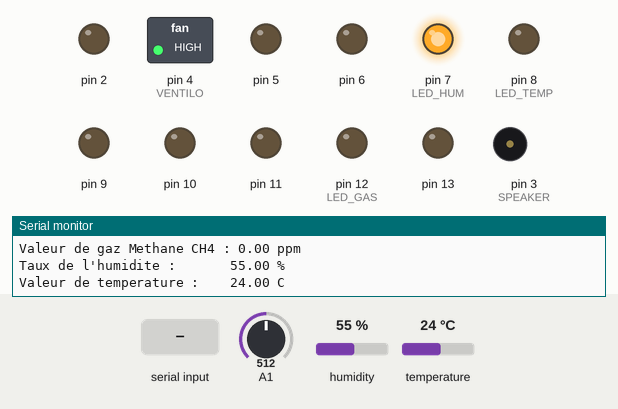
Bench run of a sketch on a simulated Arduino Uno, built with avr-gcc and run on an emulated ATmega328P. Shown: switched loads named in the sketch (green lamp = pin HIGH), output pins drawn as LEDs (lit = HIGH), buzzer (waves = sounding), the last lines printed to the serial monitor. Dashed ring = blinking. Inputs (shaded band) come from the test bench; at power-on: A1 = 512, humidity 55 %, temperature 24 °C.

Above: at 16.2 s.
16.3 s: A1 set to 748
18.0 s: A1 set to 765
At 19.8 s:
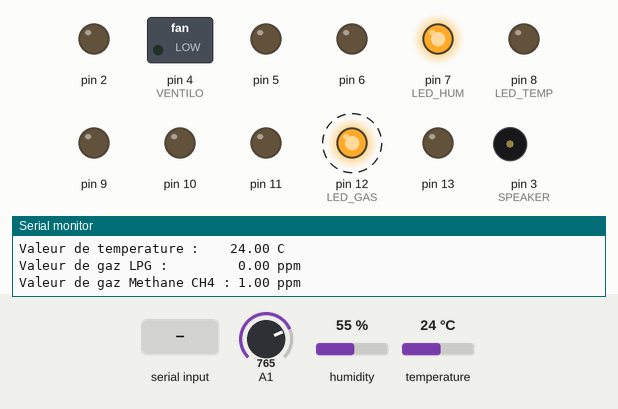
21.2 s: humidity set to 51 %
24.4 s: humidity set to 48 %
At 27.2 s:
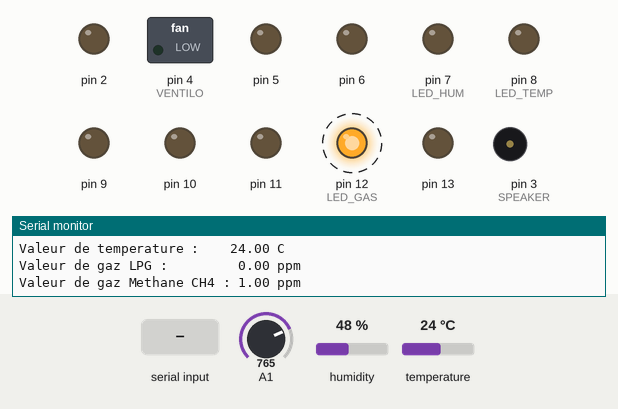
27.6 s: "1\n" received over Serial
At 29.7 s:
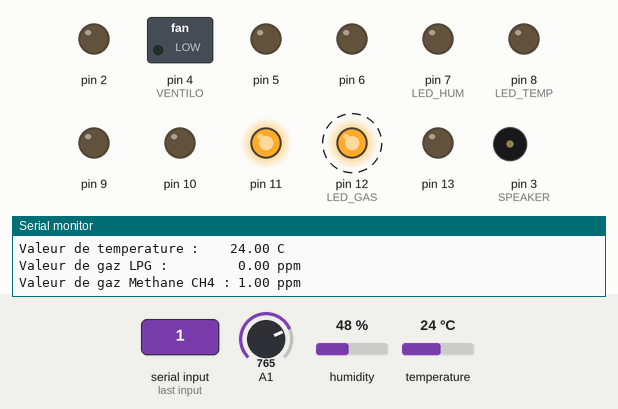
30.8 s: byte 50 ('2') received over Serial
At 32.2 s:
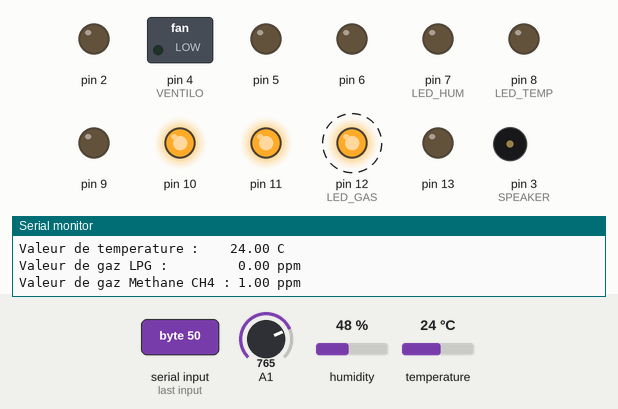
Timing chart, 0 to 35.0 s (numbered marks = the images above; inputs shaded):
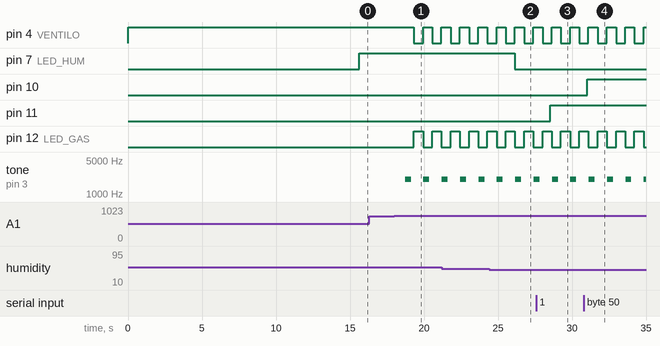

Measured:
- the behaviour switches between 757 and 758 on A1 (found by bisection; images 0 and 1)
- the behaviour switches between 50 and 49 % on humidity (found by bisection; images 1 and 2)
- after the input at 18.0 s, pin 4 (VENTILO): alternates HIGH for 0.63 s and LOW for 0.61 s, starting after 1.3 s; pin 12 (LED_GAS): alternates HIGH for 0.61 s and LOW for 0.63 s, starting after 1.3 s; tone on pin 3 (SPEAKER): alternates 2017 Hz for 0.40 s and silent for 0.84 s, starting after 0.72 s
- after the input at 24.4 s, pin 7 (LED_HUM): HIGH → LOW after 1.7 s
- after the input at 27.6 s, pin 11: LOW → HIGH after 0.94 s
- after the input at 30.8 s, pin 10: LOW → HIGH after 0.22 s

The sketch:

sketch_avr09a.ino
```cpp
#include <dht.h>

#define         dht_dpin A0 //Input Analog pour le capteur DHT11.

#define         SPEAKER 3
#define         VENTILO 4
#define         LED_HUM 7
#define         LED_TEMP 8
#define         LED_GAS 12

#define         MQ_PIN                       (1)
#define         RL_VALUE                     (20)
#define         RO_CLEAN_AIR_FACTOR          (10)

#define         CALIBARAION_SAMPLE_TIMES     (50)
#define         CALIBRATION_SAMPLE_INTERVAL  (300)
#define         READ_SAMPLE_INTERVAL         (50)
#define         READ_SAMPLE_TIMES            (5)

#define         GAS_LPG                      (0)
#define         GAS_CH4                      (1)


float           LPGCurve[3]  =  {3,   0,  -0.4};
float           CH4Curve[3]  =  {3.3, 0,  -0.38};
float           Ro           =  10;
float           DhtHum, DhtTemp, Lpg, Ch4;
int a,val;
dht DHT;

float MQResistanceCalculation(int raw_adc)
{
  return ( ((float)RL_VALUE*(1023-raw_adc)/raw_adc));
}

float MQCalibration(int mq_pin)
{
  int i;
  float val=0;

  for (i=0;i<CALIBARAION_SAMPLE_TIMES;i++) {
    val += MQResistanceCalculation(analogRead(mq_pin));
    delay(CALIBRATION_SAMPLE_INTERVAL);
  }
  val = val/CALIBARAION_SAMPLE_TIMES;

  val = val/RO_CLEAN_AIR_FACTOR;

  return val;
}

float MQRead(int mq_pin)
{
  int i;
  float rs=0;

  for (i=0;i<READ_SAMPLE_TIMES;i++) {
    rs += MQResistanceCalculation(analogRead(mq_pin));
    delay(READ_SAMPLE_INTERVAL);
  }

  rs = rs/READ_SAMPLE_TIMES;

  return rs;
}

int MQGetGasPercentage(float rs_ro_ratio, int gas_id)
{
  if ( gas_id == GAS_LPG ) {
     return MQGetPercentage(rs_ro_ratio,LPGCurve);
  } else if ( gas_id == GAS_CH4 ) {
      return MQGetPercentage(rs_ro_ratio,CH4Curve);
  }

  return 0;
}

int  MQGetPercentage(float rs_ro_ratio, float *pcurve)
{
  return (pow(10, (((log(rs_ro_ratio)-pcurve[1])/pcurve[2]) + pcurve[0])));
}

void alarmGas(int i) {
  float sinVal;
  int toneVal;

  for (int x=0; x<180; x++) {
    sinVal = (sin(x*(3.1412/180)));
    toneVal = 2000+(int(sinVal*1000));
    tone(SPEAKER, toneVal);
  }

  switch (i) {
    case 1:
      delay(400);
      noTone(SPEAKER);
      delay(200);
      break;
    case 2:
      delay(250);
      noTone(SPEAKER);
      break;
    case 3:
      delay(90);
      noTone(SPEAKER);
      break;
  }
}

void alarmTemp(int delayms){
  analogWrite(SPEAKER, 20);
  delay(delayms);
  analogWrite(SPEAKER, 0);
  delay(delayms);
}

void checkForHumAlarm(){
  if(DhtHum >= 50)
    digitalWrite(LED_HUM, HIGH);
  else
    digitalWrite(LED_HUM, LOW);
}

void checkForTempAlarm(){
  if(DhtTemp >= 40 && DhtTemp < 45){
    alarmTemp(100);
    digitalWrite(LED_TEMP, HIGH);
    digitalWrite(VENTILO, LOW);
  }
  else if(DhtTemp >= 45 && DhtTemp < 50){
    alarmTemp(500);
    digitalWrite(LED_TEMP, HIGH);
    digitalWrite(VENTILO, LOW);
  }
  else if(DhtTemp >= 50){
    alarmTemp(1000);
    digitalWrite(LED_TEMP, HIGH);
    digitalWrite(VENTILO, LOW);
  }
  else{
    digitalWrite(LED_TEMP, LOW);
    digitalWrite(VENTILO, HIGH);
  }
}

bool checkForLpgAlarm(){
  if(int(Lpg) >= 1 && int(Lpg) < 5){
    alarmGas(1);
    digitalWrite(LED_GAS, HIGH);
    digitalWrite(VENTILO, LOW);
    return true;
  }
  else if(int(Lpg) >= 5 && int(Lpg) < 10){
    alarmGas(2);
    digitalWrite(LED_GAS, HIGH);
    digitalWrite(VENTILO, LOW);
    return true;
  }
  else if(int(Lpg) >= 10){
    alarmGas(3);
    digitalWrite(LED_GAS, HIGH);
    digitalWrite(VENTILO, LOW);
    return true;
  }
  else{
    digitalWrite(LED_GAS, LOW);
    digitalWrite(VENTILO, HIGH);
    return false;
  }
}

void checkForCh4Alarm(){
  if(int(Ch4) >= 1 && int(Ch4) < 5){
    alarmGas(1);
    digitalWrite(LED_GAS, HIGH);
    digitalWrite(VENTILO, LOW);
  }
  else if(int(Ch4) >= 5 && int(Ch4) < 10){
    alarmGas(2);
    digitalWrite(LED_GAS, HIGH);
    digitalWrite(VENTILO, LOW);
  }
  else if(int(Ch4) >= 10){
    alarmGas(3);
    digitalWrite(LED_GAS, HIGH);
    digitalWrite(VENTILO, LOW);
  }
  else{
    digitalWrite(LED_GAS, LOW);
    digitalWrite(VENTILO, HIGH);
  }
}

void checkForAlarm(){
  checkForHumAlarm();
  checkForTempAlarm();
  if(!checkForLpgAlarm())
  checkForCh4Alarm();
}

void ledControl(){
  if(Serial.available()) {
      char c = Serial.read();
      switch (c){
        case '1':
          digitalWrite(11, HIGH);
          break;
        case '2':
          digitalWrite(10, HIGH);
          break;
        case '3':
          digitalWrite(9, HIGH);
          break;
        case '4':
          digitalWrite(6, HIGH);
          break;
        case '5':
          digitalWrite(5, HIGH);
          break;
         case 'a':
          digitalWrite(11, LOW);
          break;
        case 'b':
          digitalWrite(10, LOW);
          break;
        case 'c':
          digitalWrite(9, LOW);
          break;
        case 'd':
          digitalWrite(6, LOW);
          break;
        case 'e':
          digitalWrite(5, LOW);
          break;
      }
  }
}

void setup(){
  Serial.begin(9600);
  for(int i=2;i<=13;i++){
  pinMode(i,OUTPUT);
  }
  digitalWrite(VENTILO, HIGH);
  Serial.print("Calibrage de capteur MQ-6...\n");
  Ro = MQCalibration(MQ_PIN);
  Serial.print("Calibrage termine...\n");
  Serial.print("Ro = ");
  Serial.print(Ro);
  Serial.print(" kohm");
  Serial.print("\n");
}

void loop(){

  DHT.read11(dht_dpin);

  DhtHum = DHT.humidity;
  DhtTemp = DHT.temperature;
  Lpg = MQGetGasPercentage(MQRead(MQ_PIN)/Ro,GAS_LPG);
  Ch4 = MQGetGasPercentage(MQRead(MQ_PIN)/Ro,GAS_CH4);

    ledControl();

    Serial.print("\n");
    Serial.print("Taux de l'humidite :       ");
    Serial.print(DhtHum);
    Serial.println(" %");
    Serial.print("Valeur de temperature :    ");
    Serial.print(DhtTemp);
    Serial.println(" C  ");

    Serial.print("Valeur de gaz LPG :         ");
    Serial.print(Lpg);
    Serial.println( " ppm" );
    Serial.print("Valeur de gaz Methane CH4 : ");
    Serial.print(Ch4);
    Serial.print( " ppm" );
    Serial.print("\n");

    checkForAlarm();

}
```
